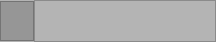
     <widget class="QFrame" name="Top_Bar">
      <property name="maximumSize">
       <size>
        <width>16777215</width>
        <height>40</height>
       </size>
      </property>
      <property name="styleSheet">
       <string notr="true">background-color: rgb(180, 180, 180);</string>
      </property>
      <property name="frameShape">
       <enum>QFrame::NoFrame</enum>
      </property>
      <property name="frameShadow">
       <enum>QFrame::Raised</enum>
      </property>
      <layout class="QHBoxLayout" name="horizontalLayout">
       <property name="spacing">
        <number>0</number>
       </property>
       <property name="leftMargin">
        <number>0</number>
       </property>
       <property name="topMargin">
        <number>0</number>
       </property>
       <property name="rightMargin">
        <number>0</number>
       </property>
       <property name="bottomMargin">
        <number>0</number>
       </property>
       <item>
        <widget class="QFrame" name="frame_toggle">
         <property name="maximumSize">
          <size>
           <width>70</width>
           <height>40</height>
          </size>
         </property>
         <property name="styleSheet">
          <string notr="true">background-color: rgb(150, 150, 150);</string>
         </property>
         <property name="frameShape">
          <enum>QFrame::StyledPanel</enum>
         </property>
         <property name="frameShadow">
          <enum>QFrame::Raised</enum>
         </property>
         <layout class="QVBoxLayout" name="verticalLayout_2">
          <property name="spacing">
           <number>0</number>
          </property>
          <property name="leftMargin">
           <number>0</number>
          </property>
          <property name="topMargin">
           <number>0</number>
          </property>
          <property name="rightMargin">
           <number>0</number>
          </property>
          <property name="bottomMargin">
           <number>0</number>
          </property>
          <item>
           <widget class="QPushButton" name="Btn_Toggle">
            <property name="sizePolicy">
             <sizepolicy hsizetype="Expanding" vsizetype="Expanding">
              <horstretch>0</horstretch>
              <verstretch>0</verstretch>
             </sizepolicy>
            </property>
            <property name="styleSheet">
             <string notr="true">QPushButton:hover{
	background-color: rgb(180, 180, 180);
}
QPushButton
{border: 0px solid;
font: 63 8pt &quot;LG Smart UI SemiBold&quot;;
color: rgb(255, 255, 255);}</string>
            </property>
            <property name="text">
             <string/>
            </property>
            <property name="icon">
             <iconset resource="button_icon.qrc">
              <normaloff>:/icons/icons/icons8-home-24.png</normaloff>:/icons/icons/icons8-home-24.png</iconset>
            </property>
            <property name="iconSize">
             <size>
              <width>40</width>
              <height>40</height>
             </size>
            </property>
           </widget>
          </item>
         </layout>
        </widget>
       </item>
       <item alignment="Qt::AlignRight">
        <widget class="QFrame" name="frame_top">
         <property name="frameShape">
          <enum>QFrame::StyledPanel</enum>
         </property>
         <property name="frameShadow">
          <enum>QFrame::Raised</enum>
         </property>
         <layout class="QHBoxLayout" name="horizontalLayout_3">
          <property name="spacing">
           <number>0</number>
          </property>
          <property name="leftMargin">
           <number>0</number>
          </property>
          <property name="topMargin">
           <number>0</number>
          </property>
          <property name="rightMargin">
           <number>0</number>
          </property>
          <property name="bottomMargin">
           <number>0</number>
          </property>
          <item>
           <widget class="QPushButton" name="btn_min">
            <property name="minimumSize">
             <size>
              <width>60</width>
              <height>40</height>
             </size>
            </property>
            <property name="styleSheet">
             <string notr="true">QPushButton{border: 0px solid;}
QPushButton:hover{
background-color: rgb(70, 70, 70);
}</string>
            </property>
            <property name="text">
             <string/>
            </property>
            <property name="icon">
             <iconset resource="button_icon.qrc">
              <normaloff>:/icons/icons/icons8-subtract-32.png</normaloff>:/icons/icons/icons8-subtract-32.png</iconset>
            </property>
           </widget>
          </item>
          <item>
           <widget class="QPushButton" name="btn_max">
            <property name="minimumSize">
             <size>
              <width>60</width>
              <height>40</height>
             </size>
            </property>
            <property name="styleSheet">
             <string notr="true">QPushButton{border: 0px solid;}
QPushButton:hover{
background-color: rgb(70, 70, 70);
}</string>
            </property>
            <property name="text">
             <string/>
            </property>
            <property name="icon">
             <iconset resource="button_icon.qrc">
              <normaloff>:/icons/icons/icons8-maximize-button-32.png</normaloff>:/icons/icons/icons8-maximize-button-32.png</iconset>
            </property>
           </widget>
          </item>
          <item>
           <widget class="QPushButton" name="btn_close">
            <property name="minimumSize">
             <size>
              <width>60</width>
              <height>40</height>
             </size>
            </property>
            <property name="styleSheet">
             <string notr="true">QPushButton{border: 0px solid;}
QPushButton:hover{
background-color: rgb(70, 70, 70);
}</string>
            </property>
            <property name="text">
             <string/>
            </property>
            <property name="icon">
             <iconset resource="button_icon.qrc">
              <normaloff>:/icons/icons/icons8-close-32.png</normaloff>:/icons/icons/icons8-close-32.png</iconset>
            </property>
           </widget>
          </item>
         </layout>
        </widget>
       </item>
      </layout>
     </widget>
